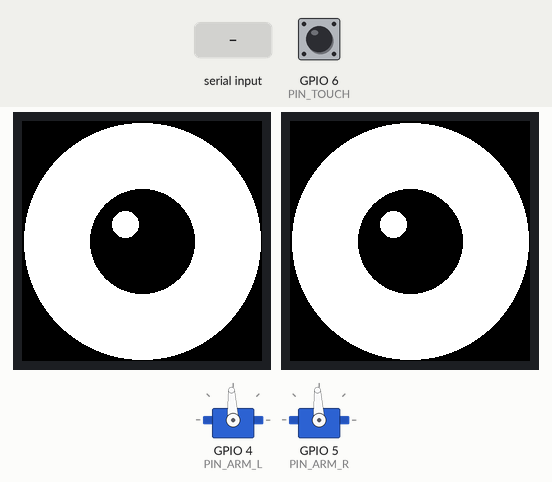
Bench run of a program on a simulated ESP32-S3. Shown: 2 × 240×240 colour display, 2 × servo. The test bench sets the inputs (shaded band); at power-on: GPIO 6 (PIN_TOUCH) HIGH. Random numbers use the default seed unless the program sets one; servo pulses on a pin are drawn as a servo (544–2400 µs = 0–180°); what the program prints to the serial monitor is not drawn.

Above: at 1.5 s.
1.6 s: "ping\n" received over Serial
4.6 s: "emo \n" received over Serial
At 5.7 s:
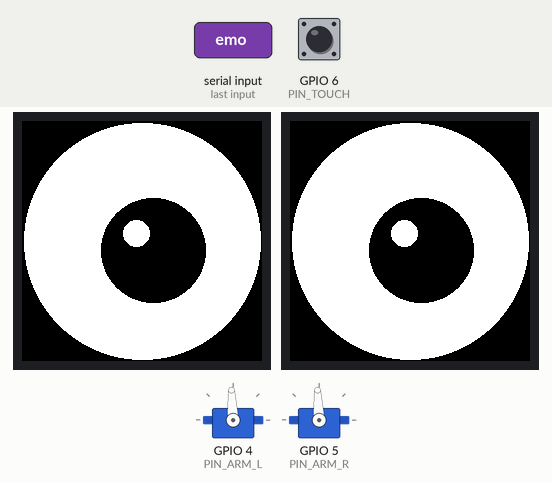
At 6.9 s:
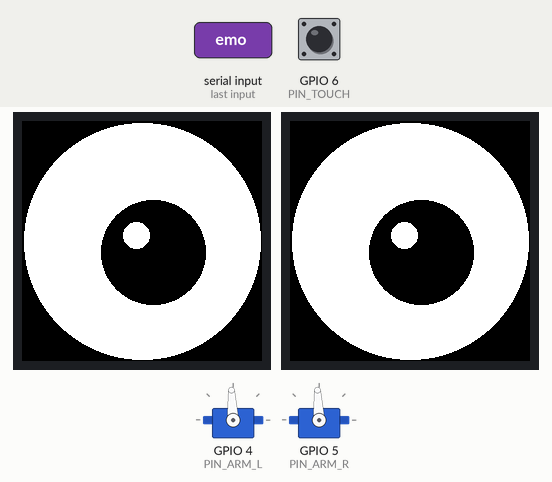
Timing chart, 0 to 8.4 s (numbered marks = the images above; inputs shaded):
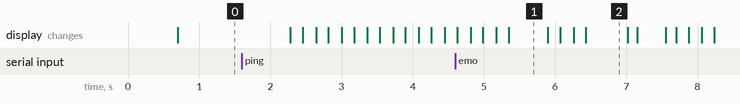

The program:

main.cpp
```cpp
/**
 * コロ助 目コプロセッサ / Korosuke Eye Coprocessor
 * ESP32-S3 (N16R8) + GC9A01 1.28" 240x240 x2 (SPI共有・CS分離)
 *
 * 配線 (M128-240240-RGB-7-V1.0):
 *   SCL(SCK) -> GPIO12   (両目共有)
 *   SDA(MOSI)-> GPIO11   (両目共有)
 *   DC       -> GPIO9    (両目共有)
 *   RST      -> GPIO8    (両目共有)
 *   CS 左目  -> GPIO10
 *   CS 右目  -> GPIO14
 *   VCC=3.3V / GND
 *   ※モジュールのCSはプルダウン(常時選択)なので、2枚共有バスでは
 *     必ず両方のCSをGPIOで駆動する(このファームがやる)
 *
 * コマンド (USBシリアル & UART1=RDK X5から / 115200bps, 1行1コマンド):
 *   emo <neutral|happy|happy2|sad|angry|surprised|sleepy|thinking|x>   感情切替(thinking=考え中/x=終了✕✕)
 *   gaze <x> <y>      視線 (-1.0 .. 1.0)
 *   blink             両目まばたき
 *   wink <l|r>        片目ウインク
 *   idle <on|off>     自動アイドル(まばたき+視線ゆらぎ)
 *   ping              -> "pong" 応答
 *
 * UART1 (RDK X5接続用): RX=GPIO18, TX=GPIO17
 */
#include <Arduino.h>
#define LGFX_USE_V1
#include <LovyanGFX.hpp>

// ---------- ピン ----------
static constexpr int PIN_SCK  = 12;
static constexpr int PIN_MOSI = 11;
static constexpr int PIN_DC   = 9;
static constexpr int PIN_RST  = 8;
static constexpr int PIN_CS_L = 10;
static constexpr int PIN_CS_R = 14;
static constexpr int PIN_U1RX = 18;   // RDK X5 TX ->
static constexpr int PIN_U1TX = 17;   // RDK X5 RX <-

// ---------- 静電容量タッチ(撫で検知, ESP32-S3内蔵) ----------
static constexpr int PIN_TOUCH = 6;   // touch対応GPIO(空き)。導電パッド/ホイルを接続
uint32_t touchBaseline = 0;
uint32_t lastTouchMs = 0;

// ---------- サーボ(腕ロープ引き, SG90) ----------
static constexpr int PIN_ARM_L = 4;   // 左腕サーボ信号(USB非干渉GPIO)
static constexpr int PIN_ARM_R = 5;   // 右腕サーボ信号
static constexpr int LEDC_ARM_L = 4;  // LEDCチャンネル(表示はSPIなので空き)
static constexpr int LEDC_ARM_R = 5;

// ESP32-S3のLEDC最大分解能は14bit(16bit指定はledcSetupが失敗しPWMが出ない!)
static constexpr int SERVO_RES = 14;             // 14bit -> 20ms周期=16384カウント
static uint32_t armDetachAt[2] = {0, 0};         // 0=脱力不要, else=脱力するmillis
static const uint32_t ARM_HOLD_MS = 700;         // 移動後この時間で脱力(省電流化)
static int armIdx(int ledc_ch) { return (ledc_ch == LEDC_ARM_L) ? 0 : 1; }
static int armPin(int ledc_ch) { return (ledc_ch == LEDC_ARM_L) ? PIN_ARM_L : PIN_ARM_R; }
// 角度(0-180)→パルス0.5-2.5ms@50Hz(20ms)をdutyで出力。移動後は保持タイマ更新。
void servoWriteDeg(int ledc_ch, int deg) {
  deg = constrain(deg, 0, 180);
  int us = map(deg, 0, 180, 500, 2500);
  uint32_t maxd = (1UL << SERVO_RES);            // 16384
  uint32_t duty = (uint32_t)((uint64_t)us * maxd / 20000);
  ledcAttachPin(armPin(ledc_ch), ledc_ch);       // 脱力後の再通電に対応(再アタッチ)
  ledcWrite(ledc_ch, duty);
  armDetachAt[armIdx(ledc_ch)] = millis() + ARM_HOLD_MS;
}
// LEDCをピンから切り離し+ハイインピーダンス化=信号完全停止=確実に脱力(保持トルク0)
void servoDetach(int ledc_ch) {
  ledcDetachPin(armPin(ledc_ch));
  pinMode(armPin(ledc_ch), INPUT);
}
// loop()から呼ぶ: 保持時間経過で自動脱力
void armUpdate() {
  uint32_t now = millis();
  if (armDetachAt[0] && now > armDetachAt[0]) { servoDetach(LEDC_ARM_L); armDetachAt[0] = 0; }
  if (armDetachAt[1] && now > armDetachAt[1]) { servoDetach(LEDC_ARM_R); armDetachAt[1] = 0; }
}
void servoSetup() {
  double fL = ledcSetup(LEDC_ARM_L, 50, SERVO_RES);
  double fR = ledcSetup(LEDC_ARM_R, 50, SERVO_RES);
  ledcAttachPin(PIN_ARM_L, LEDC_ARM_L);
  ledcAttachPin(PIN_ARM_R, LEDC_ARM_R);
  servoWriteDeg(LEDC_ARM_L, 90);   // 初期=中立
  servoWriteDeg(LEDC_ARM_R, 90);
  Serial0.printf("[boot] servo LEDC freq L=%.1f R=%.1f (0=失敗)\n", fL, fR);
}

// ---------- LovyanGFX: 共有SPIバス + パネル2枚 ----------
class EyeDisplay : public lgfx::LGFX_Device {
  lgfx::Bus_SPI _bus;
  lgfx::Panel_GC9A01 _panel;
public:
  EyeDisplay(int pin_cs, bool use_rst) {
    { // バス設定(両目同一。LovyanGFXは同一host再initを許容)
      auto b = _bus.config();
      b.spi_host   = SPI2_HOST;
      b.spi_mode   = 0;
      b.freq_write = 40000000;
      b.pin_sclk   = PIN_SCK;
      b.pin_mosi   = PIN_MOSI;
      b.pin_miso   = -1;
      b.pin_dc     = PIN_DC;
      _bus.config(b);
      _panel.setBus(&_bus);
    }
    { // パネル設定
      auto p = _panel.config();
      p.pin_cs   = pin_cs;
      p.pin_rst  = use_rst ? PIN_RST : -1;  // RSTは物理共有: 片方だけ駆動
      p.memory_width = p.panel_width  = 240;
      p.memory_height= p.panel_height = 240;
      p.invert   = true;      // GC9A01は反転が正
      p.rgb_order= false;
      _panel.config(p);
      setPanel(&_panel);
    }
  }
};

EyeDisplay eyeL(PIN_CS_L, true);    // 左目(RST駆動担当)
EyeDisplay eyeR(PIN_CS_R, false);   // 右目
LGFX_Sprite spr(&eyeL);             // 1枚のスプライトを両目で使い回す

// ---------- 目の状態 ----------
enum Emotion { NEUTRAL, HAPPY, SAD, ANGRY, SURPRISED, SLEEPY, DEAD, THINKING };
struct EyeState {
  Emotion emo = NEUTRAL;
  bool happyVar = false;              // にっこりの向き(実機の上下反転に合わせ happy/happy2 で選択)
  float gazeX = 0, gazeY = 0;         // 目標視線 -1..1
  float curX = 0, curY = 0;           // 現在視線(補間)
  float blink = 0;                    // 0=開 1=閉
  bool  blinking = false;
  uint32_t blinkStart = 0;
  bool  idle = true;
  uint32_t nextBlink = 3000, nextWander = 2000;
};
EyeState st;
bool winkLeft = false, winkRight = false;

// ---------- 色 ----------
static constexpr uint16_t C_WHITE = TFT_WHITE;
static constexpr uint16_t C_BLACK = TFT_BLACK;
static constexpr uint16_t C_HILITE= TFT_WHITE;

// ---------- 片目を描画してpush ----------
void renderEye(EyeDisplay& dev, bool isLeft) {
  const int CX = 120, CY = 120;
  spr.fillSprite(C_BLACK);
  // 白目(ほぼ全面)
  spr.fillCircle(CX, CY, 118, C_WHITE);

  // 瞳(コロ助=大きめの黒瞳)
  float gx = st.curX * 42, gy = st.curY * 42;
  int pr = (st.emo == SURPRISED) ? 38 : 52;           // 驚き=瞳小さく
  spr.fillCircle(CX + (int)gx, CY + (int)gy, pr, C_BLACK);
  // ハイライト
  spr.fillCircle(CX + (int)gx - pr/3, CY + (int)gy - pr/3, pr/4, C_HILITE);

  // 感情ごとのまぶた(黒で隠す)
  int lid = 0; // 上まぶたの下端Y
  switch (st.emo) {
    case SLEEPY: lid = 110; break;                    // 半目
    case SAD:    lid = 70;  break;
    case ANGRY:  lid = 70;  break;
    default:     lid = 0;   break;
  }
  // まばたき/ウインク量を合成
  float b = st.blink;
  if ((isLeft && winkLeft) || (!isLeft && winkRight)) b = 1.0f;
  int blinkY = (int)(240 * b);
  int topY = max(lid, blinkY);
  if (topY > 0) spr.fillRect(0, 0, 240, topY, C_BLACK);

  if (st.emo == SAD) {   // 悲しみ: 外側が下がる斜めまぶた
    if (isLeft) spr.fillTriangle(0,topY, 240,topY, 0,topY+55, C_BLACK);
    else        spr.fillTriangle(0,topY, 240,topY, 240,topY+55, C_BLACK);
  }
  if (st.emo == ANGRY) { // 怒り: 内側が下がる
    if (isLeft) spr.fillTriangle(0,topY, 240,topY, 240,topY+60, C_BLACK);
    else        spr.fillTriangle(0,topY, 240,topY, 0,topY+60, C_BLACK);
  }
  if (st.emo == HAPPY) { // にっこり: 明るい白目のまま、細い黒の三日月(笑い弧)を描く。瞳は出さない
    spr.fillSprite(C_BLACK);
    spr.fillCircle(CX, CY, 118, C_WHITE);          // 白目(瞳なし)
    int sign = st.happyVar ? -1 : 1;               // 実機の上下向きに合わせ happy/happy2 で選択
    for (int x = -82; x <= 82; x++) {              // 放物線に沿って黒ブラシ→細い笑い弧
      int y = CY + sign * (x * x / 150 - 30);
      spr.fillCircle(CX + x, y, 10, C_BLACK);
    }
  }
  if (st.emo == DEAD) {  // 終了合図: ✕✕(バツ目)。RDK停止後もESP32が保持=電源OFF可の合図
    spr.fillSprite(C_BLACK);
    spr.fillCircle(CX, CY, 118, C_WHITE);            // 白目
    for (int i = -60; i <= 60; i += 2) {            // 太い黒の✕
      spr.fillCircle(CX + i, CY + i, 14, C_BLACK);
      spr.fillCircle(CX + i, CY - i, 14, C_BLACK);
    }
  }
  if (st.emo == THINKING) {  // 考え中: 瞳がゆっくり左右に泳ぐ(少し上下に揺れる)思案顔
    spr.fillSprite(C_BLACK);
    spr.fillCircle(CX, CY, 118, C_WHITE);
    float t = millis() / 520.0f;
    int px = CX + (int)(40.0f * sinf(t));            // ゆっくり左右に視線
    int py = CY + (int)(12.0f * sinf(t * 2.3f));     // わずかに上下(左右反転にも安全)
    spr.fillCircle(px, py, 50, C_BLACK);             // 通常サイズの瞳
    spr.fillCircle(px - 16, py - 16, 12, C_WHITE);   // ハイライト
  }
  spr.pushSprite(&dev, 0, 0);
}

// ---------- コマンド処理 ----------
void handleLine(String line, Stream& reply) {
  line.trim(); line.toLowerCase();
  if (line.length() == 0) return;
  if (line == "ping") { reply.println("pong"); return; }
  if (line == "blink") { st.blinking = true; st.blinkStart = millis(); return; }
  if (line.startsWith("wink")) {
    if (line.endsWith("l")) { winkLeft = true; } else { winkRight = true; }
    st.blinkStart = millis(); st.blinking = true; return;
  }
  if (line.startsWith("emo ")) {
    String e = line.substring(4);
    if      (e == "neutral")   st.emo = NEUTRAL;
    else if (e == "happy")   { st.emo = HAPPY; st.happyVar = false; }
    else if (e == "happy2")  { st.emo = HAPPY; st.happyVar = true;  }  // 笑顔の上下逆
    else if (e == "sad")       st.emo = SAD;
    else if (e == "angry")     st.emo = ANGRY;
    else if (e == "surprised") st.emo = SURPRISED;
    else if (e == "sleepy")    st.emo = SLEEPY;
    else if (e == "thinking")  st.emo = THINKING;                     // 考え中(瞳が回る)
    else if (e == "x" || e == "dead") st.emo = DEAD;                  // 終了合図の✕✕目
    reply.printf("emo=%s\n", e.c_str()); return;
  }
  if (line.startsWith("gaze ")) {
    float x, y;
    if (sscanf(line.c_str(), "gaze %f %f", &x, &y) == 2) {
      st.gazeX = constrain(x, -1.f, 1.f);
      st.gazeY = constrain(y, -1.f, 1.f);
    }
    return;
  }
  if (line.startsWith("idle")) { st.idle = line.endsWith("on"); return; }
  if (line.startsWith("arm")) {           // "arm l 90"/"arm r 30"(角度) / "arm l off"(脱力)
    char side = 0; int deg = 90;
    if (line.indexOf("off") >= 0) {       // 明示脱力(省電流)
      if (line.indexOf('l') >= 0) servoDetach(LEDC_ARM_L);
      if (line.indexOf('r') >= 0) servoDetach(LEDC_ARM_R);
      reply.println("arm off");
    } else if (sscanf(line.c_str(), "arm %c %d", &side, &deg) == 2) {
      if (side == 'l') servoWriteDeg(LEDC_ARM_L, deg);
      else if (side == 'r') servoWriteDeg(LEDC_ARM_R, deg);
      reply.printf("arm %c=%d\n", side, deg);
    }
    return;
  }
  reply.println("? emo/gaze/blink/wink/idle/arm/ping");
}

String bufUSB, bufU0, bufU1;
void pollStream(Stream& s, String& buf) {
  while (s.available()) {
    char c = s.read();
    if (c == '\n' || c == '\r') { if (buf.length()) { handleLine(buf, s); buf = ""; } }
    else if (buf.length() < 120) buf += c;
  }
}

// ---------- setup / loop ----------
void setup() {
  Serial.begin(115200);                                   // USB CDC
  Serial0.begin(115200);                                  // UART0=CH343側: 診断コンソール
  Serial0.println("[boot] setup start");
  Serial1.begin(115200, SERIAL_8N1, PIN_U1RX, PIN_U1TX);  // RDK X5

  eyeL.init();
  Serial0.println("[boot] eyeL.init done");
  eyeR.init();
  Serial0.println("[boot] eyeR.init done");
  spr.setColorDepth(16);
  spr.setPsram(true);                 // N16R8のPSRAMにフレームバッファ
  spr.createSprite(240, 240);
  Serial0.printf("[boot] sprite buf=%p psram=%u free\n", spr.getBuffer(), (unsigned)ESP.getFreePsram());

  servoSetup();
  Serial0.println("[boot] servo ready (arm L=GPIO4 R=GPIO5)");
  // タッチ基準値をサンプル(未接触状態)
  uint32_t s = 0; for (int i = 0; i < 8; i++) { s += touchRead(PIN_TOUCH); delay(5); }
  touchBaseline = s / 8;
  Serial0.printf("[boot] touch baseline=%u (GPIO%d)\n", touchBaseline, PIN_TOUCH);

  st.nextBlink = millis() + 2500;
  Serial.println("Korosuke eyes ready nari!");
  Serial0.println("[boot] ready nari!");
}

void loop() {
  uint32_t now = millis();
  pollStream(Serial, bufUSB);
  pollStream(Serial0, bufU0);   // CH343側からもコマンド可(診断用)
  pollStream(Serial1, bufU1);
  armUpdate();                  // サーボ保持時間経過で自動脱力(省電流)
  // 撫で検知(S3は接触で値が上昇)。1.2秒に1回まで通知
  if (touchBaseline > 0) {
    uint32_t tv = touchRead(PIN_TOUCH);
    if (tv > touchBaseline + touchBaseline / 3 && now - lastTouchMs > 1200) {
      lastTouchMs = now;
      Serial0.println("EVENT touch");     // モニタが撫で反応(発話)する
      st.emo = HAPPY; st.blinking = true; st.blinkStart = now;  // 即笑顔
    }
  }

  // まばたきアニメ(閉じ120ms→開き120ms)
  if (st.blinking) {
    uint32_t t = now - st.blinkStart;
    if      (t < 120) st.blink = t / 120.0f;
    else if (t < 240) st.blink = 1.0f - (t - 120) / 120.0f;
    else { st.blink = 0; st.blinking = false; winkLeft = winkRight = false; }
  }
  // アイドル: 自動まばたき+視線ゆらぎ
  if (st.idle) {
    if (now > st.nextBlink) { st.blinking = true; st.blinkStart = now;
                              st.nextBlink = now + random(2200, 5600); }
    if (now > st.nextWander) { st.gazeX = random(-60, 61) / 100.0f;
                               st.gazeY = random(-35, 36) / 100.0f;
                               st.nextWander = now + random(1200, 3800); }
  }
  // 視線をなめらかに補間
  st.curX += (st.gazeX - st.curX) * 0.18f;
  st.curY += (st.gazeY - st.curY) * 0.18f;

  renderEye(eyeL, true);
  renderEye(eyeR, false);
  delay(15);   // ~35-40fps相当(2枚push込み)
}
```

Measured:
- what the display in image 1 shows lasts 0.6 s, from 5.3 s to 5.9 s
- what the display in image 2 shows lasts 0.6 s, from 6.4 s to 7.0 s
